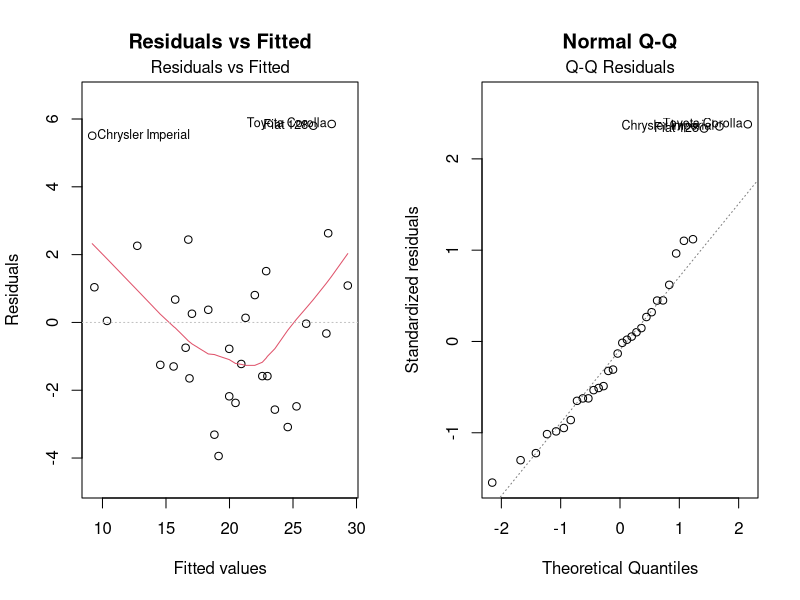
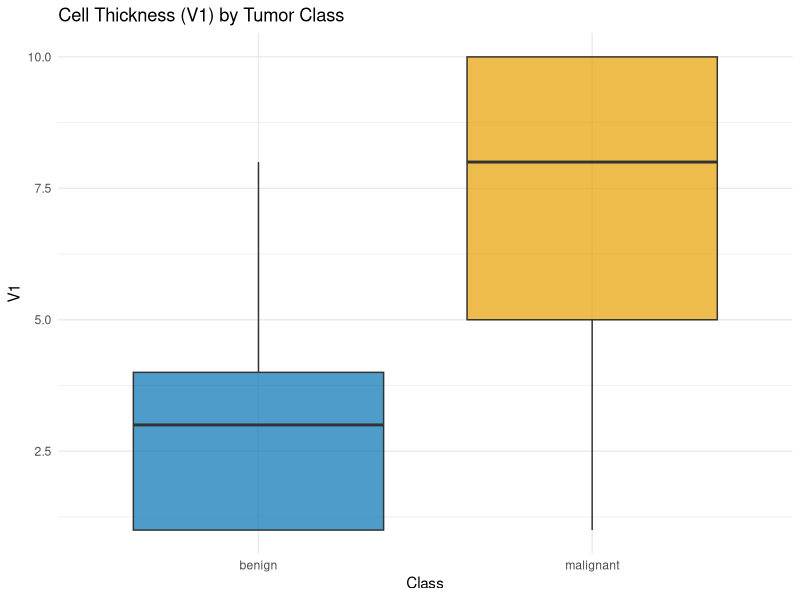
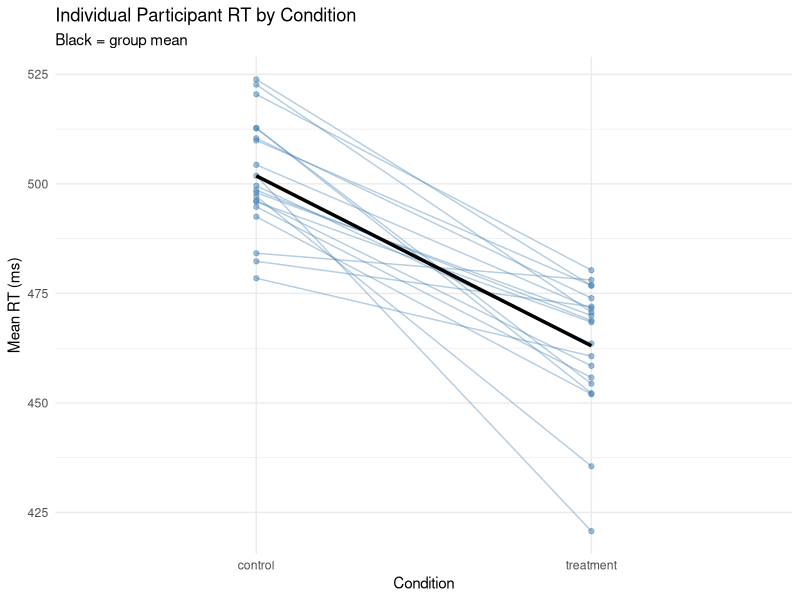
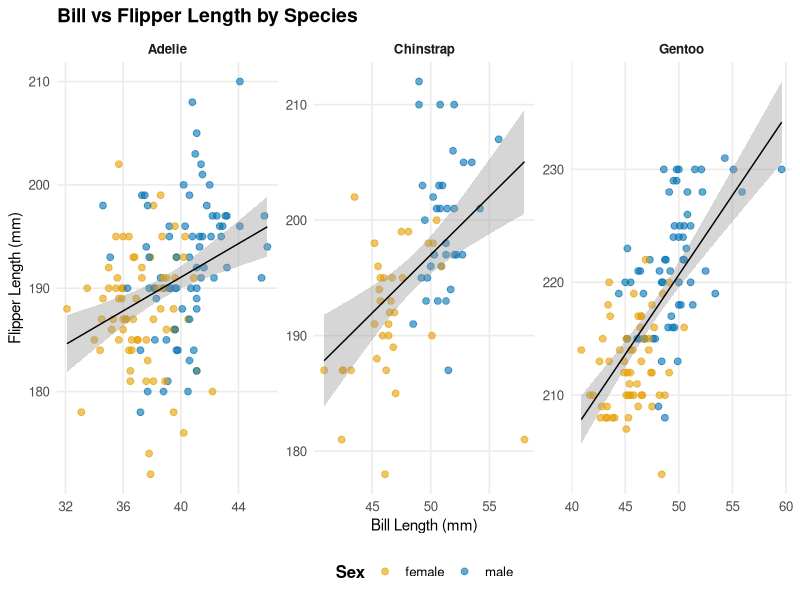
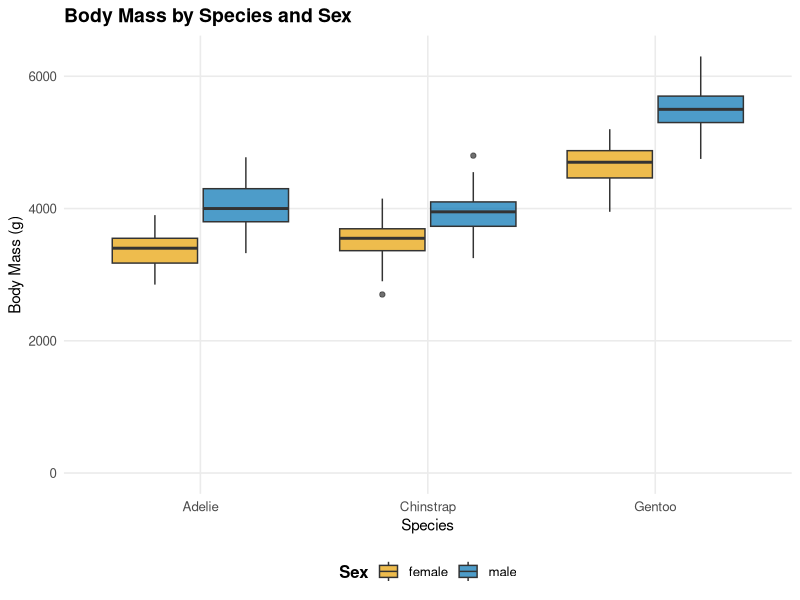
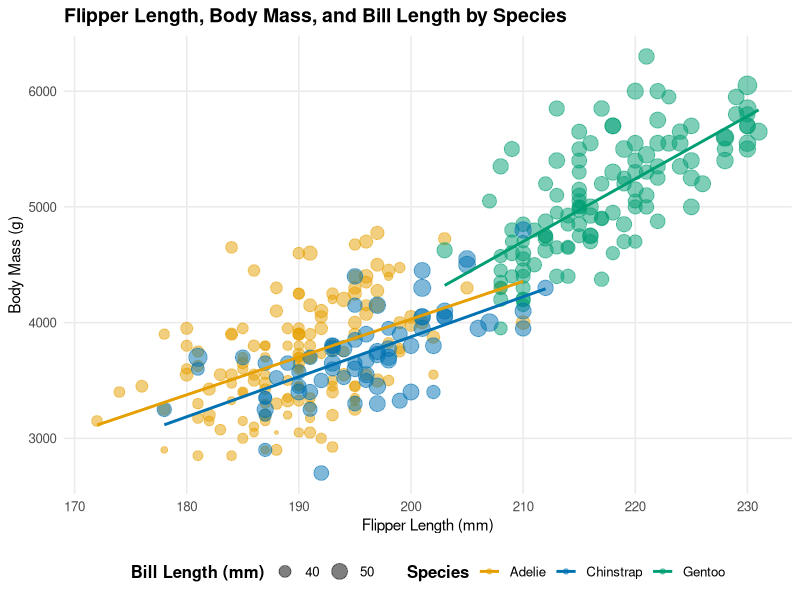

Write the R code that produced these figures, in order. (Note: this script raises an error after producing the figures.)
## ---- chunk 1
#(a)
head(mtcars)
model1 <- lm(mpg ~ wt + hp, data = mtcars)
summary(model1)
## ---- chunk 2
#(b)
par(mfrow = c(1, 2))
plot(model1, which = 1, main = "Residuals vs Fitted")
plot(model1, which = 2, main = "Normal Q-Q")
par(mfrow = c(1, 1))
## ---- chunk 3
#(c)
car::vif(model1)
## ---- chunk 4
#(d)
model2 <- lm(mpg ~ wt * hp, data = mtcars)
anova(model1, model2)
## ---- chunk 5
data(biopsy, package = "MASS")
biopsy <- na.omit(biopsy)
biopsy$class <- factor(biopsy$class,
  levels = c("benign", "malignant"))
## ---- chunk 6
#(a)
library(ggplot2)
ggplot(biopsy, aes(x = class, y = V1, fill = class)) +
  geom_boxplot(alpha = 0.7) +
  scale_fill_manual(values = c("benign" = "#0072B2", "malignant" = "#E69F00")) +
  labs(title = "Cell Thickness (V1) by Tumor Class",
       x = "Class", y = "V1") +
  theme_minimal() +
  theme(legend.position = "none")
## ---- chunk 7
#(b)
logit <- glm(class ~ V1 + V2 + V3, data = biopsy, family = binomial)
summary(logit)
exp(cbind(OR = coef(logit), confint(logit)))
## ---- chunk 8
#(c)
prob <- predict(logit, type = "response")
pred <- ifelse(prob > 0.5, "malignant", "benign")
pred <- factor(pred, levels = c("benign", "malignant"))
cm <- table(Predicted = pred, Actual = biopsy$class)
cm

TP <- cm["malignant", "malignant"]
TN <- cm["benign",    "benign"]
FP <- cm["malignant", "benign"]
FN <- cm["benign",    "malignant"]

accuracy    <- (TP + TN) / sum(cm)
sensitivity <- TP / (TP + FN)
specificity <- TN / (TN + FP)

print(accuracy)
print(sensitivity)
print(specificity)
## ---- chunk 9
#(d)
library(tidyverse)
newdata <- tibble(V1 = 5, V2 = 4, V3 = 4)
predict(logit, newdata, type = "response")
## ---- chunk 10
#(a)
library(lme4)
set.seed(123)
n_participants <- 20
n_items        <- 15
n_conditions   <- 2

dat <- expand.grid(
  participant = factor(1:n_participants),
  item        = factor(1:n_items),
  condition   = c("control", "treatment")
)

participant_fx <- rep(rnorm(n_participants, 0, 30), each = n_items * 2)
item_fx        <- rep(rep(rnorm(n_items, 0, 20), each = 2), times = n_participants)

dat$rt <- 500 +
  ifelse(dat$condition == "treatment", -40, 0) +
  participant_fx +
  item_fx +
  rnorm(nrow(dat), 0, 40)

head(dat)
## ---- chunk 11
#(b)
m1 <- lm(rt ~ condition, data = dat)
m2 <- lmer(rt ~ condition + (1 | participant), data = dat, REML = FALSE)
m3 <- lmer(rt ~ condition + (1 | participant) + (1 | item), data = dat, REML = FALSE)

AIC(m1, m2, m3)
anova(m2, m3)
## ---- chunk 12
#(c)
summary(m3)$coefficients

vc <- as.data.frame(VarCorr(m3))
var_participant <- vc[vc$grp == "participant", "vcov"]
var_item        <- vc[vc$grp == "item",        "vcov"]
var_residual    <- vc[vc$grp == "Residual",    "vcov"]

ICC <- var_participant / (var_participant + var_item + var_residual)
cat("ICC (participant):", round(ICC, 3), "\n")
## ---- chunk 13
#(d)
m4 <- lmer(rt ~ condition + (1 + condition | participant) + (1 | item),
           data = dat, REML = FALSE)
anova(m3, m4)
## ---- chunk 14
#(e)
dat_summary <- dat |>
  group_by(participant, condition) |>
  summarise(mean_rt = mean(rt), .groups = "drop")

ggplot(dat_summary, aes(x = condition, y = mean_rt, group = participant)) +
  geom_line(alpha = 0.4, color = "steelblue") +
  geom_point(alpha = 0.5, color = "steelblue", size = 1.5) +
  stat_summary(aes(group = 1), fun = mean, geom = "line",
               color = "black", linewidth = 1.2) +
  labs(title = "Individual Participant RT by Condition",
       subtitle = "Black = group mean",
       x = "Condition", y = "Mean RT (ms)") +
  theme_minimal()
## ---- chunk 15
library(palmerpenguins)
library(ggplot2)

theme_penguin <- theme_minimal(base_size = 12) +
  theme(
    plot.title       = element_text(face = "bold", size = 14),
    strip.text       = element_text(face = "bold"),
    panel.grid.minor = element_blank(),
    legend.position  = "bottom",
    axis.title       = element_text(size = 11),
    legend.title     = element_text(face = "bold"),
    axis.text        = element_text(color = "grey30"),
    plot.background  = element_rect(fill = "white", color = NA)
  )
## ---- chunk 16
ggplot(na.omit(penguins), aes(x = bill_length_mm, y = flipper_length_mm)) +
  geom_point(aes(color = sex), alpha = 0.6, size = 2) +
  geom_smooth(method = "lm", se = TRUE, color = "black", linewidth = 0.5) +
  facet_wrap(~ species, scales = "free") +
  scale_color_manual(values = c("female" = "#E69F00", "male" = "#0072B2")) +
  labs(x = "Bill Length (mm)", y = "Flipper Length (mm)", color = "Sex",
       title = "Bill vs Flipper Length by Species") +
  theme_penguin
## ---- chunk 17
ggplot(na.omit(penguins), aes(x = species, y = body_mass_g, fill = sex)) +
  geom_boxplot(position = position_dodge(0.8), alpha = 0.7) +
  scale_fill_manual(values = c("female" = "#E69F00", "male" = "#0072B2")) +
  scale_y_continuous(limits = c(0, NA)) +
  labs(title = "Body Mass by Species and Sex",
       x = "Species", y = "Body Mass (g)", fill = "Sex") +
  theme_penguin
## ---- chunk 18
ggplot(na.omit(penguins),
       aes(x = flipper_length_mm, y = body_mass_g, color = species)) +
  geom_point(aes(size = bill_length_mm), alpha = 0.5, na.rm = TRUE) +
  geom_smooth(method = "lm", se = FALSE, linewidth = 1, na.rm = TRUE) +
  scale_color_manual(values = c("Adelie" = "#E69F00",
                                "Chinstrap" = "#0072B2",
                                "Gentoo" = "#009E73")) +
  labs(x = "Flipper Length (mm)", y = "Body Mass (g)",
       color = "Species", size = "Bill Length (mm)",
       title = "Flipper Length, Body Mass, and Bill Length by Species") +
  theme_penguin
## ---- chunk 19
#(a)
library(parallel)
library(microbenchmark)
logical_cores  <- detectCores(logical = TRUE)
physical_cores <- detectCores(logical = FALSE)

cat("Logical cores: ", logical_cores,  "\n")
cat("Physical cores:", physical_cores, "\n")

safe_cores <- max(1, physical_cores - 1)
cat("safe_cores:", safe_cores, "\n")
## ---- chunk 20
#(b)
slow_mean <- function(x) {
  Sys.sleep(0.01)
  mean(x)
}

vecs <- replicate(100, rnorm(1000), simplify = FALSE)

bm <- microbenchmark(
  sequential = lapply(vecs, slow_mean),
  parallel   = mclapply(vecs, slow_mean, mc.cores = safe_cores),
  times = 3
)

print(bm)
## ---- chunk 21
#(a)
bootstrap_ci_sequential <- function(data, n_bootstrap = 1000, confidence = 0.95) {
  stats <- replicate(n_bootstrap, mean(sample(data, replace = TRUE)))
  alpha <- 1 - confidence
  setNames(quantile(stats, c(alpha / 2, 1 - alpha / 2)), c("lower", "upper"))
}

#(b)
bootstrap_ci_parallel <- function(data, n_bootstrap = 1000, confidence = 0.95) {
  cl <- makeCluster(safe_cores)
  stats <- parSapply(cl, seq_len(n_bootstrap),
                     function(i) mean(sample(data, replace = TRUE)))
  stopCluster(cl)
  alpha <- 1 - confidence
  setNames(quantile(stats, c(alpha / 2, 1 - alpha / 2)), c("lower", "upper"))
}

#(c)
results <- lapply(c(500, 1000, 2000), function(n) {
  t_seq <- system.time(
    bootstrap_ci_sequential(mtcars$mpg, n_bootstrap = n)
  )["elapsed"]
  t_par <- system.time(
    bootstrap_ci_parallel(mtcars$mpg, n_bootstrap = n)
  )["elapsed"]
  data.frame(n_bootstrap  = n,
             sequential_s = round(t_seq, 3),
             parallel_s   = round(t_par, 3),
             speedup      = round(t_seq / t_par, 2))
})

summary_df <- do.call(rbind, results)
print(summary_df)
